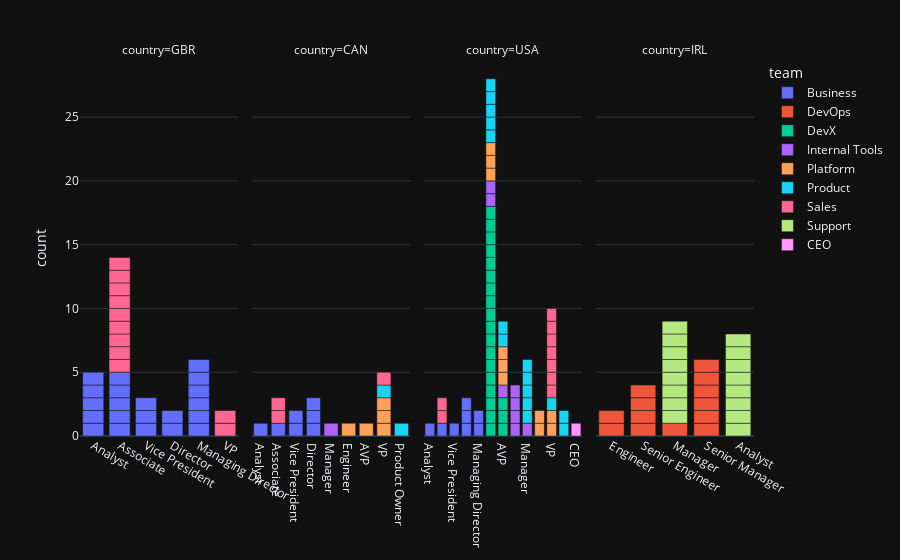

Source (notebook cell):
### Code cell
import plotly.express as px

fig = px.bar(
    expanded_df,
    x="title",
    color="team",
    hover_name="name",
    hover_data=["team", "tz", "city","manager","languages"],
    facet_col="country",
    template="plotly_dark",
)
fig.update_xaxes(matches=None, title_text=None)

### Figure 1 — Plotly figure (JSON) as saved in the notebook; plotly's stock layout.template omitted (floating-point values rounded to 4 significant figures)
{"data": [{"alignmentgroup": "True", "customdata": [["Business", "UTC", "London", "Kathleen Vincent", []], ["Business", "UTC", "London", "Elizabeth Stokes DVM", ["Go"]], ["Business", "UTC", "London", "Elizabeth Stokes DVM", []], ["Business", "UTC", "London", "Elizabeth Stokes DVM", ["Java", "Typescript"]], ["Business", "UTC", "London", "Elizabeth Stokes DVM", ["Go", "Java", "JavaScript", "Python"]], ["Business", "UTC", "London", "Kathleen Vincent", []], ["Business", "UTC", "London", "Robert Carroll", ["Typescript"]], ["Business", "UTC", "London", "Robert Carroll", ["Java", "Scala", "JavaScript", "Python"]], ["Business", "UTC", "London", "Robert Carroll", ["Java", "JavaScript", "Python"]], ["Business", "UTC", "London", "Robert Carroll", ["Go", "Java", "JavaScript"]], ["Business", "UTC", "London", "Kathleen Vincent", ["Go", "Java", "Scala", "JavaScript"]], ["Business", "UTC", "London", "Amber Lynch", []], ["Business", "UTC", "London", "Amber Lynch", ["Scala", "Python"]], ["Business", "UTC", "London", "Gwendolyn Palmer", ["Go"]], ["Business", "UTC", "London", "Gwendolyn Palmer", ["Scala", "Python"]], ["Business", "UTC", "London", "Kathleen Vincent", ["Java", "Typescript", "JavaScript"]], ["Business", "UTC", "London", "Ryan Cox", ["JavaScript"]], ["Business", "UTC", "London", "Ryan Cox", ["JavaScript"]], ["Business", "UTC", "London", "Ryan Cox", ["Java", "JavaScript"]], ["Business", "UTC", "London", "Ryan Cox", []], ["Business", "UTC", "London", "Ryan Cox", ["Go", "Scala", "JavaScript", "Python"]]], "hovertemplate": "<b>%{hovertext}</b><br><br>team=%{customdata[0]}<br>country=GBR<br>title=%{x}<br>count=%{y}<br>tz=%{customdata[1]}<br>city=%{customdata[2]}<br>manager=%{customdata[3]}<br>languages=%{customdata[4]}<extra></extra>", "hovertext": ["Elizabeth Stokes DVM", "Emily Smith", "David Robinson", "Lisa Morrow", "Jade Lopez", "Robert Carroll", "Trevor Hunt", "Anthony Martin", "Joseph Clark", "Kyle Anderson", "Amber Lynch", "Emma Rivera", "Maria Cantu", "Melissa Porter MD", "Richard Smith", "Ryan Cox", "Brian Hernandez", "Dustin Ramirez", "Christian Harrington", "Shawna Conley", "Alyssa Hill"], "legendgroup": "Business", "marker": {"color": "#636efa", "pattern": {"shape": ""}}, "name": "Business", "offsetgroup": "Business", "orientation": "v", "showlegend": true, "textposition": "auto", "type": "bar", "x": ["Analyst", "Analyst", "Analyst", "Analyst", "Analyst", "Associate", "Associate", "Associate", "Associate", "Associate", "Vice President", "Vice President", "Vice President", "Director", "Director", "Managing Director", "Managing Director", "Managing Director", "Managing Director", "Managing Director", "Managing Director"], "xaxis": "x", "y": [1, 1, 1, 1, 1, 1, 1, 1, 1, 1, 1, 1, 1, 1, 1, 1, 1, 1, 1, 1, 1], "yaxis": "y"}, {"alignmentgroup": "True", "customdata": [["Business", "EST", "Toronto", "Elizabeth Stokes DVM", []], ["Business", "EST", "Toronto", "Robert Carroll", ["Python"]], ["Business", "EST", "Toronto", "Amber Lynch", ["Python"]], ["Business", "EST", "Toronto", "Amber Lynch", ["Java"]], ["Business", "EST", "Toronto", "Kathleen Vincent", ["Python"]], ["Business", "EST", "Toronto", "Gwendolyn Palmer", ["Java", "JavaScript"]], ["Business", "EST", "Toronto", "Gwendolyn Palmer", []]], "hovertemplate": "<b>%{hovertext}</b><br><br>team=%{customdata[0]}<br>country=CAN<br>title=%{x}<br>count=%{y}<br>tz=%{customdata[1]}<br>city=%{customdata[2]}<br>manager=%{customdata[3]}<br>languages=%{customdata[4]}<extra></extra>", "hovertext": ["Dr. David Reynolds DVM", "Eduardo Martin DDS", "Heather Brown", "Kathryn Chambers", "Gwendolyn Palmer", "Bryan Graham", "Paul Johnson"], "legendgroup": "Business", "marker": {"color": "#636efa", "pattern": {"shape": ""}}, "name": "Business", "offsetgroup": "Business", "orientation": "v", "showlegend": false, "textposition": "auto", "type": "bar", "x": ["Analyst", "Associate", "Vice President", "Vice President", "Director", "Director", "Director"], "xaxis": "x2", "y": [1, 1, 1, 1, 1, 1, 1], "yaxis": "y2"}, {"alignmentgroup": "True", "customdata": [["Business", "EST", "New York", "Elizabeth Stokes DVM", ["Java", "Python"]], ["Business", "EST", "New York", "Robert Carroll", ["JavaScript"]], ["Business", "EST", "New York", "Amber Lynch", ["Python"]], ["Business", "EST", "New York", "Gwendolyn Palmer", ["Go", "Java", "Python"]], ["Business", "EST", "New York", "Gwendolyn Palmer", ["Java", "Typescript"]], ["Business", "EST", "New York", "Gwendolyn Palmer", ["Java", "Scala", "Python"]], ["Business", "EST", "New York", "Ryan Cox", ["Typescript"]], ["Business", "EST", "New York", "Ryan Cox", ["JavaScript"]]], "hovertemplate": "<b>%{hovertext}</b><br><br>team=%{customdata[0]}<br>country=USA<br>title=%{x}<br>count=%{y}<br>tz=%{customdata[1]}<br>city=%{customdata[2]}<br>manager=%{customdata[3]}<br>languages=%{customdata[4]}<extra></extra>", "hovertext": ["Rodney Moore", "Heather Clark", "Tyler Leblanc", "Seth Wilson", "Elizabeth Malone", "Tanya Chan", "Natalie Chapman", "Melissa Morales"], "legendgroup": "Business", "marker": {"color": "#636efa", "pattern": {"shape": ""}}, "name": "Business", "offsetgroup": "Business", "orientation": "v", "showlegend": false, "textposition": "auto", "type": "bar", "x": ["Analyst", "Associate", "Vice President", "Director", "Director", "Director", "Managing Director", "Managing Director"], "xaxis": "x3", "y": [1, 1, 1, 1, 1, 1, 1, 1], "yaxis": "y3"}, {"alignmentgroup": "True", "customdata": [["DevOps", "UTC", "Dublin", "Kathleen Vincent", ["Java"]], ["DevOps", "UTC", "Dublin", "Michael Wilcox", []], ["DevOps", "UTC", "Dublin", "Kathleen Vincent", ["Python"]], ["DevOps", "UTC", "Dublin", "James Smith", []], ["DevOps", "UTC", "Dublin", "James Smith", ["Java"]], ["DevOps", "UTC", "Dublin", "James Smith", ["JavaScript", "Typescript", "Python"]], ["DevOps", "UTC", "Dublin", "Kathleen Vincent", []], ["DevOps", "UTC", "Dublin", "Kathleen Vincent", ["Java"]], ["DevOps", "UTC", "Dublin", "Kevin Leonard", ["Java"]], ["DevOps", "UTC", "Dublin", "Kevin Leonard", ["Java"]], ["DevOps", "UTC", "Dublin", "Kevin Leonard", ["JavaScript", "Java", "Typescript"]], ["DevOps", "UTC", "Dublin", "Kevin Leonard", []], ["DevOps", "UTC", "Dublin", "Kevin Leonard", ["JavaScript", "Java", "Typescript", "Python"]]], "hovertemplate": "<b>%{hovertext}</b><br><br>team=%{customdata[0]}<br>country=IRL<br>title=%{x}<br>count=%{y}<br>tz=%{customdata[1]}<br>city=%{customdata[2]}<br>manager=%{customdata[3]}<br>languages=%{customdata[4]}<extra></extra>", "hovertext": ["Michael Wilcox", "Krista Morton", "James Smith", "Grant Mendez", "Brian Hawkins", "Bridget Baker", "Krystal Brown", "Kevin Leonard", "Jonathan Burke", "Brandon Griffin", "Caleb Tanner", "Joseph Miller", "James Griffin"], "legendgroup": "DevOps", "marker": {"color": "#EF553B", "pattern": {"shape": ""}}, "name": "DevOps", "offsetgroup": "DevOps", "orientation": "v", "showlegend": true, "textposition": "auto", "type": "bar", "x": ["Engineer", "Engineer", "Senior Engineer", "Senior Engineer", "Senior Engineer", "Senior Engineer", "Manager", "Senior Manager", "Senior Manager", "Senior Manager", "Senior Manager", "Senior Manager", "Senior Manager"], "xaxis": "x4", "y": [1, 1, 1, 1, 1, 1, 1, 1, 1, 1, 1, 1, 1], "yaxis": "y4"}, {"alignmentgroup": "True", "customdata": [["DevX", "EST", "Fort Lauderdale", "Kathleen Vincent", ["JavaScript"]], ["DevX", "EST", "Fort Lauderdale", "Danielle Campbell", ["JavaScript"]], ["DevX", "EST", "Fort Lauderdale", "Danielle Campbell", ["Typescript"]], ["DevX", "EST", "Fort Lauderdale", "Danielle Campbell", ["JavaScript", "Java", "Typescript"]], ["DevX", "EST", "Fort Lauderdale", "Danielle Campbell", []], ["DevX", "EST", "Fort Lauderdale", "Danielle Campbell", ["Python"]], ["DevX", "EST", "Fort Lauderdale", "Danielle Campbell", ["Python"]], ["DevX", "EST", "Fort Lauderdale", "Danielle Campbell", ["Java", "Typescript"]], ["DevX", "EST", "Fort Lauderdale", "Danielle Campbell", ["Typescript", "JavaScript"]], ["DevX", "EST", "Fort Lauderdale", "Danielle Campbell", []], ["DevX", "EST", "Fort Lauderdale", "Danielle Campbell", ["JavaScript", "Java", "Typescript"]], ["DevX", "EST", "Fort Lauderdale", "Danielle Campbell", ["Java", "JavaScript"]], ["DevX", "EST", "Fort Lauderdale", "Danielle Campbell", ["Python"]], ["DevX", "EST", "Fort Lauderdale", "Danielle Campbell", ["Erlang", "Java", "JavaScript"]], ["DevX", "EST", "Fort Lauderdale", "Danielle Campbell", ["Java", "Typescript"]], ["DevX", "EST", "Fort Lauderdale", "Danielle Campbell", ["Scala", "Python"]], ["DevX", "EST", "Fort Lauderdale", "Danielle Campbell", ["Scala", "JavaScript"]], ["DevX", "EST", "Fort Lauderdale", "Danielle Campbell", []], ["DevX", "EST", "Fort Lauderdale", "Kathleen Vincent", ["Java", "JavaScript"]], ["DevX", "EST", "Fort Lauderdale", "Melanie Wright", ["Go", "JavaScript", "Python"]], ["DevX", "EST", "Fort Lauderdale", "Melanie Wright", ["Java"]]], "hovertemplate": "<b>%{hovertext}</b><br><br>team=%{customdata[0]}<br>country=USA<br>title=%{x}<br>count=%{y}<br>tz=%{customdata[1]}<br>city=%{customdata[2]}<br>manager=%{customdata[3]}<br>languages=%{customdata[4]}<extra></extra>", "hovertext": ["Danielle Campbell", "John Jones", "Russell Price", "Brian Harding", "Stacy Miranda", "Lisa Nguyen", "Jessica Cervantes", "Miranda Thomas", "Lisa Wallace", "Brenda Petersen", "Timothy Ho", "Sally Paul", "Aaron Mcdonald", "Catherine Davis", "Christopher Mcdaniel", "Robert Black", "Anne Brown", "Laura Brown", "Melanie Wright", "Grace Holt", "Bobby Long"], "legendgroup": "DevX", "marker": {"color": "#00cc96", "pattern": {"shape": ""}}, "name": "DevX", "offsetgroup": "DevX", "orientation": "v", "showlegend": true, "textposition": "auto", "type": "bar", "x": ["Engineer", "Engineer", "Engineer", "Engineer", "Engineer", "Engineer", "Engineer", "Engineer", "Engineer", "Engineer", "Engineer", "Engineer", "Engineer", "Engineer", "Engineer", "Engineer", "Engineer", "Engineer", "AVP", "AVP", "AVP"], "xaxis": "x3", "y": [1, 1, 1, 1, 1, 1, 1, 1, 1, 1, 1, 1, 1, 1, 1, 1, 1, 1, 1, 1, 1], "yaxis": "y3"}, {"alignmentgroup": "True", "customdata": [["Internal Tools", "EST", "Toronto", "Kathleen Vincent", []]], "hovertemplate": "<b>%{hovertext}</b><br><br>team=%{customdata[0]}<br>country=CAN<br>title=%{x}<br>count=%{y}<br>tz=%{customdata[1]}<br>city=%{customdata[2]}<br>manager=%{customdata[3]}<br>languages=%{customdata[4]}<extra></extra>", "hovertext": ["Adam Curtis"], "legendgroup": "Internal Tools", "marker": {"color": "#ab63fa", "pattern": {"shape": ""}}, "name": "Internal Tools", "offsetgroup": "Internal Tools", "orientation": "v", "showlegend": true, "textposition": "auto", "type": "bar", "x": ["Manager"], "xaxis": "x2", "y": [1], "yaxis": "y2"}, {"alignmentgroup": "True", "customdata": [["Internal Tools", "PST", "Seattle", "Kathleen Vincent", ["Typescript"]], ["Internal Tools", "PST", "Seattle", "Deborah Valencia", ["Java", "Python"]], ["Internal Tools", "PST", "Seattle", "Kathleen Vincent", []], ["Internal Tools", "PST", "Seattle", "Mr. Daniel Fisher", ["Java", "Typescript", "JavaScript", "Python"]], ["Internal Tools", "PST", "Seattle", "Mr. Daniel Fisher", []], ["Internal Tools", "PST", "Seattle", "Mr. Daniel Fisher", ["Java"]], ["Internal Tools", "PST", "Seattle", "Adam Curtis", ["JavaScript"]], ["Internal Tools", "PST", "Seattle", "Kathleen Vincent", ["JavaScript", "Java", "Typescript", "Python"]]], "hovertemplate": "<b>%{hovertext}</b><br><br>team=%{customdata[0]}<br>country=USA<br>title=%{x}<br>count=%{y}<br>tz=%{customdata[1]}<br>city=%{customdata[2]}<br>manager=%{customdata[3]}<br>languages=%{customdata[4]}<extra></extra>", "hovertext": ["Deborah Valencia", "Monique Fernandez", "Mr. Daniel Fisher", "Valerie Thornton", "Stacie Patterson", "Kathleen Martinez", "Michelle Patterson", "Robert Acevedo"], "legendgroup": "Internal Tools", "marker": {"color": "#ab63fa", "pattern": {"shape": ""}}, "name": "Internal Tools", "offsetgroup": "Internal Tools", "orientation": "v", "showlegend": false, "textposition": "auto", "type": "bar", "x": ["Engineer", "Engineer", "Senior Engineer", "Senior Engineer", "Senior Engineer", "Senior Engineer", "Manager", "AVP"], "xaxis": "x3", "y": [1, 1, 1, 1, 1, 1, 1, 1], "yaxis": "y3"}, {"alignmentgroup": "True", "customdata": [["Platform", "EST", "Toronto", "Julie Ballard", ["Java", "Python"]], ["Platform", "EST", "Toronto", "Ana White", ["JavaScript", "Java", "Typescript"]], ["Platform", "EST", "Toronto", "Omar Hale", ["Java", "JavaScript"]], ["Platform", "EST", "Toronto", "Omar Hale", ["Java"]], ["Platform", "EST", "Toronto", "Omar Hale", []]], "hovertemplate": "<b>%{hovertext}</b><br><br>team=%{customdata[0]}<br>country=CAN<br>title=%{x}<br>count=%{y}<br>tz=%{customdata[1]}<br>city=%{customdata[2]}<br>manager=%{customdata[3]}<br>languages=%{customdata[4]}<extra></extra>", "hovertext": ["Joseph Nguyen", "Holly Garrison", "Jacob Rasmussen", "Michael Harris", "Kristen Yates"], "legendgroup": "Platform", "marker": {"color": "#FFA15A", "pattern": {"shape": ""}}, "name": "Platform", "offsetgroup": "Platform", "orientation": "v", "showlegend": true, "textposition": "auto", "type": "bar", "x": ["Engineer", "AVP", "VP", "VP", "VP"], "xaxis": "x2", "y": [1, 1, 1, 1, 1], "yaxis": "y2"}, {"alignmentgroup": "True", "customdata": [["Platform", "PST", "Seattle", "Kathleen Vincent", ["Java", "JavaScript", "Python"]], ["Platform", "PST", "Seattle", "Julie Ballard", []], ["Platform", "PST", "Seattle", "Julie Ballard", ["Java", "Elixir", "Python"]], ["Platform", "PST", "Seattle", "Kathleen Vincent", ["Java"]], ["Platform", "PST", "Seattle", "Jorge Perez", ["Java", "Typescript", "Python"]], ["Platform", "PST", "Seattle", "Kathleen Vincent", ["Java"]], ["Platform", "PST", "Seattle", "Ana White", ["Java", "Typescript", "JavaScript"]], ["Platform", "PST", "Seattle", "Ana White", ["JavaScript", "Typescript", "Python"]], ["Platform", "PST", "Seattle", "Kathleen Vincent", ["JavaScript"]], ["Platform", "PST", "Seattle", "Omar Hale", ["JavaScript"]]], "hovertemplate": "<b>%{hovertext}</b><br><br>team=%{customdata[0]}<br>country=USA<br>title=%{x}<br>count=%{y}<br>tz=%{customdata[1]}<br>city=%{customdata[2]}<br>manager=%{customdata[3]}<br>languages=%{customdata[4]}<extra></extra>", "hovertext": ["Julie Ballard", "Brian Bryant", "Thomas Odonnell", "Jorge Perez", "David Taylor DDS", "Ana White", "Stacy Brown", "Patty Glover", "Omar Hale", "Mary Torres DDS"], "legendgroup": "Platform", "marker": {"color": "#FFA15A", "pattern": {"shape": ""}}, "name": "Platform", "offsetgroup": "Platform", "orientation": "v", "showlegend": false, "textposition": "auto", "type": "bar", "x": ["Engineer", "Engineer", "Engineer", "Managing Engineer", "Managing Engineer", "AVP", "AVP", "AVP", "VP", "VP"], "xaxis": "x3", "y": [1, 1, 1, 1, 1, 1, 1, 1, 1, 1], "yaxis": "y3"}, {"alignmentgroup": "True", "customdata": [["Product", "EST", "Toronto", "Michael Osborn", ["Java", "Scala"]], ["Product", "EST", "Toronto", "Kathleen Vincent", ["Java", "JavaScript", "Python"]]], "hovertemplate": "<b>%{hovertext}</b><br><br>team=%{customdata[0]}<br>country=CAN<br>title=%{x}<br>count=%{y}<br>tz=%{customdata[1]}<br>city=%{customdata[2]}<br>manager=%{customdata[3]}<br>languages=%{customdata[4]}<extra></extra>", "hovertext": ["Samantha Hopkins DVM", "Julia Lam MD"], "legendgroup": "Product", "marker": {"color": "#19d3f3", "pattern": {"shape": ""}}, "name": "Product", "offsetgroup": "Product", "orientation": "v", "showlegend": true, "textposition": "auto", "type": "bar", "x": ["Product Owner", "VP"], "xaxis": "x2", "y": [1, 1], "yaxis": "y2"}, {"alignmentgroup": "True", "customdata": [["Product", "EST", "New York", "Kathleen Vincent", ["Java", "Scala", "Python"]], ["Product", "PST", "Seattle", "Donna Martin", ["Java", "JavaScript", "Python"]], ["Product", "EST", "New York", "Donna Martin", ["Typescript", "JavaScript"]], ["Product", "PST", "Seattle", "Donna Martin", ["Java", "JavaScript", "Python"]], ["Product", "PST", "Seattle", "Donna Martin", ["Scala"]], ["Product", "EST", "New York", "Kathleen Vincent", ["Java", "Scala"]], ["Product", "EST", "New York", "Frank Parker", ["Typescript", "Python"]], ["Product", "EST", "New York", "Frank Parker", ["Go", "Typescript"]], ["Product", "PST", "Seattle", "Frank Parker", []], ["Product", "PST", "Seattle", "Frank Parker", ["Typescript", "Python"]], ["Product", "PST", "Seattle", "Kathleen Vincent", ["Java"]], ["Product", "PST", "Seattle", "Michael Osborn", ["Python"]], ["Product", "EST", "New York", "Kathleen Vincent", ["Java", "Scala"]], ["Product", "PST", "Seattle", "Jasmine Douglas", ["JavaScript", "Java", "Typescript"]], ["Product", "PST", "Seattle", "Julia Lam MD", ["Typescript", "Python"]]], "hovertemplate": "<b>%{hovertext}</b><br><br>team=%{customdata[0]}<br>country=USA<br>title=%{x}<br>count=%{y}<br>tz=%{customdata[1]}<br>city=%{customdata[2]}<br>manager=%{customdata[3]}<br>languages=%{customdata[4]}<extra></extra>", "hovertext": ["Donna Martin", "Michelle Wright", "Mary Ramos", "Robert Mitchell", "Crystal Rose", "Frank Parker", "James Turner", "Emily Ford", "Andrew Arnold", "Christopher Green", "Michael Osborn", "Christina Richards", "Jasmine Douglas", "Elizabeth Salazar", "Megan Johnson MD"], "legendgroup": "Product", "marker": {"color": "#19d3f3", "pattern": {"shape": ""}}, "name": "Product", "offsetgroup": "Product", "orientation": "v", "showlegend": false, "textposition": "auto", "type": "bar", "x": ["Engineer", "Engineer", "Engineer", "Engineer", "Engineer", "Manager", "Manager", "Manager", "Manager", "Manager", "Product Owner", "Product Owner", "AVP", "AVP", "VP"], "xaxis": "x3", "y": [1, 1, 1, 1, 1, 1, 1, 1, 1, 1, 1, 1, 1, 1, 1], "yaxis": "y3"}, {"alignmentgroup": "True", "customdata": [["Sales", "UTC", "London", "Daniel Farley", ["Typescript", "JavaScript", "Python"]], ["Sales", "UTC", "London", "Daniel Farley", ["Java", "Scala"]], ["Sales", "UTC", "London", "Daniel Farley", ["Java"]], ["Sales", "UTC", "London", "Daniel Farley", ["Go", "Java", "JavaScript"]], ["Sales", "UTC", "London", "Daniel Farley", []], ["Sales", "UTC", "London", "Daniel Farley", ["Java", "Scala", "Python"]], ["Sales", "UTC", "London", "Daniel Farley", []], ["Sales", "UTC", "London", "Daniel Farley", []], ["Sales", "UTC", "London", "Daniel Farley", []], ["Sales", "UTC", "London", "Jacob Carr", ["JavaScript", "Python"]], ["Sales", "UTC", "London", "Jacob Carr", ["Go", "Java", "JavaScript", "Python"]]], "hovertemplate": "<b>%{hovertext}</b><br><br>team=%{customdata[0]}<br>country=GBR<br>title=%{x}<br>count=%{y}<br>tz=%{customdata[1]}<br>city=%{customdata[2]}<br>manager=%{customdata[3]}<br>languages=%{customdata[4]}<extra></extra>", "hovertext": ["Melissa Myers", "Mary Guerrero", "Michelle Flores", "Sheila Anthony", "Tracy Maxwell", "Kevin Reynolds", "Claudia Eaton", "Mrs. Carly Morrow", "Bryan Larson", "Robert Smith", "Deborah Whitaker"], "legendgroup": "Sales", "marker": {"color": "#FF6692", "pattern": {"shape": ""}}, "name": "Sales", "offsetgroup": "Sales", "orientation": "v", "showlegend": true, "textposition": "auto", "type": "bar", "x": ["Associate", "Associate", "Associate", "Associate", "Associate", "Associate", "Associate", "Associate", "Associate", "VP", "VP"], "xaxis": "x", "y": [1, 1, 1, 1, 1, 1, 1, 1, 1, 1, 1], "yaxis": "y"}, {"alignmentgroup": "True", "customdata": [["Sales", "EST", "Toronto", "Kathleen Vincent", ["Go", "Scala", "JavaScript"]], ["Sales", "EST", "Toronto", "Daniel Farley", ["Java", "JavaScript"]], ["Sales", "EST", "Toronto", "Jacob Carr", ["Java", "Python"]]], "hovertemplate": "<b>%{hovertext}</b><br><br>team=%{customdata[0]}<br>country=CAN<br>title=%{x}<br>count=%{y}<br>tz=%{customdata[1]}<br>city=%{customdata[2]}<br>manager=%{customdata[3]}<br>languages=%{customdata[4]}<extra></extra>", "hovertext": ["Daniel Farley", "William Sanchez", "Joseph Williams"], "legendgroup": "Sales", "marker": {"color": "#FF6692", "pattern": {"shape": ""}}, "name": "Sales", "offsetgroup": "Sales", "orientation": "v", "showlegend": false, "textposition": "auto", "type": "bar", "x": ["Associate", "Associate", "VP"], "xaxis": "x2", "y": [1, 1, 1], "yaxis": "y2"}, {"alignmentgroup": "True", "customdata": [["Sales", "EST", "New York", "Daniel Farley", ["JavaScript"]], ["Sales", "EST", "New York", "Daniel Farley", ["Java", "JavaScript"]], ["Sales", "EST", "New York", "Kathleen Vincent", []], ["Sales", "EST", "New York", "Jacob Carr", ["Go", "Java", "Scala"]], ["Sales", "EST", "New York", "Jacob Carr", ["Go", "Java", "Typescript", "JavaScript"]], ["Sales", "EST", "New York", "Jacob Carr", ["Typescript", "Scala", "JavaScript", "Python"]], ["Sales", "EST", "New York", "Jacob Carr", []], ["Sales", "EST", "New York", "Jacob Carr", ["Java", "JavaScript", "Python"]], ["Sales", "EST", "New York", "Jacob Carr", ["Java", "JavaScript", "Python"]]], "hovertemplate": "<b>%{hovertext}</b><br><br>team=%{customdata[0]}<br>country=USA<br>title=%{x}<br>count=%{y}<br>tz=%{customdata[1]}<br>city=%{customdata[2]}<br>manager=%{customdata[3]}<br>languages=%{customdata[4]}<extra></extra>", "hovertext": ["Dustin Taylor", "Mrs. Katherine Hunter", "Jacob Carr", "Tracy Stevens", "Brandon Ruiz", "Casey Thomas", "Alyssa Guerrero MD", "Jacqueline Wagner", "Michael Fuller III"], "legendgroup": "Sales", "marker": {"color": "#FF6692", "pattern": {"shape": ""}}, "name": "Sales", "offsetgroup": "Sales", "orientation": "v", "showlegend": false, "textposition": "auto", "type": "bar", "x": ["Associate", "Associate", "VP", "VP", "VP", "VP", "VP", "VP", "VP"], "xaxis": "x3", "y": [1, 1, 1, 1, 1, 1, 1, 1, 1], "yaxis": "y3"}, {"alignmentgroup": "True", "customdata": [["Support", "UTC", "Dublin", "Kathleen Vincent", ["Java", "Typescript"]], ["Support", "UTC", "Dublin", "Deanna Anderson", ["Typescript"]], ["Support", "UTC", "Dublin", "Deanna Anderson", ["JavaScript", "Java", "Typescript", "Python"]], ["Support", "UTC", "Dublin", "Deanna Anderson", ["Java", "JavaScript"]], ["Support", "UTC", "Dublin", "Deanna Anderson", []], ["Support", "UTC", "Dublin", "Deanna Anderson", ["Java", "Scala", "JavaScript"]], ["Support", "UTC", "Dublin", "Deanna Anderson", []], ["Support", "UTC", "Dublin", "Deanna Anderson", []], ["Support", "UTC", "Dublin", "Kathleen Vincent", ["Go", "Java", "JavaScript", "Python"]], ["Support", "UTC", "Dublin", "Kimberly Murphy", ["JavaScript"]], ["Support", "UTC", "Dublin", "Kimberly Murphy", ["Python"]], ["Support", "UTC", "Dublin", "Kimberly Murphy", []], ["Support", "UTC", "Dublin", "Kimberly Murphy", ["JavaScript", "Typescript"]], ["Support", "UTC", "Dublin", "Kimberly Murphy", []], ["Support", "UTC", "Dublin", "Kimberly Murphy", ["JavaScript"]], ["Support", "UTC", "Dublin", "Kimberly Murphy", ["Java", "JavaScript", "Python"]]], "hovertemplate": "<b>%{hovertext}</b><br><br>team=%{customdata[0]}<br>country=IRL<br>title=%{x}<br>count=%{y}<br>tz=%{customdata[1]}<br>city=%{customdata[2]}<br>manager=%{customdata[3]}<br>languages=%{customdata[4]}<extra></extra>", "hovertext": ["Deanna Anderson", "Nicholas Kirk", "Geoffrey Henderson", "Evan Campbell", "Amy Powell", "Andre Nguyen", "Natalie Williams", "Joy Ortega", "Kimberly Murphy", "Betty Braun", "Darlene Grant", "Jennifer Lawrence", "Daniel Cox", "Shelly Costa", "Jennifer Black", "Brandon Franco"], "legendgroup": "Support", "marker": {"color": "#B6E880", "pattern": {"shape": ""}}, "name": "Support", "offsetgroup": "Support", "orientation": "v", "showlegend": true, "textposition": "auto", "type": "bar", "x": ["Analyst", "Analyst", "Analyst", "Analyst", "Analyst", "Analyst", "Analyst", "Analyst", "Manager", "Manager", "Manager", "Manager", "Manager", "Manager", "Manager", "Manager"], "xaxis": "x4", "y": [1, 1, 1, 1, 1, 1, 1, 1, 1, 1, 1, 1, 1, 1, 1, 1], "yaxis": "y4"}, {"alignmentgroup": "True", "customdata": [["CEO", "EST", "Fort Lauderdale", "Kathleen Vincent", ["Java", "Typescript", "JavaScript", "Python"]]], "hovertemplate": "<b>%{hovertext}</b><br><br>team=%{customdata[0]}<br>country=USA<br>title=%{x}<br>count=%{y}<br>tz=%{customdata[1]}<br>city=%{customdata[2]}<br>manager=%{customdata[3]}<br>languages=%{customdata[4]}<extra></extra>", "hovertext": ["Kathleen Vincent"], "legendgroup": "CEO", "marker": {"color": "#FF97FF", "pattern": {"shape": ""}}, "name": "CEO", "offsetgroup": "CEO", "orientation": "v", "showlegend": true, "textposition": "auto", "type": "bar", "x": ["CEO"], "xaxis": "x3", "y": [1], "yaxis": "y3"}], "layout": {"annotations": [{"font": {}, "showarrow": false, "text": "country=GBR", "x": 0.1175, "xanchor": "center", "xref": "paper", "y": 1, "yanchor": "bottom", "yref": "paper"}, {"font": {}, "showarrow": false, "text": "country=CAN", "x": 0.3725, "xanchor": "center", "xref": "paper", "y": 1, "yanchor": "bottom", "yref": "paper"}, {"font": {}, "showarrow": false, "text": "country=USA", "x": 0.6275, "xanchor": "center", "xref": "paper", "y": 1, "yanchor": "bottom", "yref": "paper"}, {"font": {}, "showarrow": false, "text": "country=IRL", "x": 0.8825, "xanchor": "center", "xref": "paper", "y": 1, "yanchor": "bottom", "yref": "paper"}], "barmode": "relative", "legend": {"title": {"text": "team"}, "tracegroupgap": 0}, "margin": {"t": 60}, "xaxis": {"anchor": "y", "domain": [0, 0.235], "title": {}}, "xaxis2": {"anchor": "y2", "domain": [0.255, 0.49], "title": {}}, "xaxis3": {"anchor": "y3", "domain": [0.51, 0.745], "title": {}}, "xaxis4": {"anchor": "y4", "domain": [0.765, 1.0], "title": {}}, "yaxis": {"anchor": "x", "domain": [0, 1], "title": {"text": "count"}}, "yaxis2": {"anchor": "x2", "domain": [0, 1], "matches": "y", "showticklabels": false}, "yaxis3": {"anchor": "x3", "domain": [0, 1], "matches": "y", "showticklabels": false}, "yaxis4": {"anchor": "x4", "domain": [0, 1], "matches": "y", "showticklabels": false}}}
